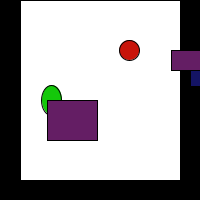
Frame 1 (no input)
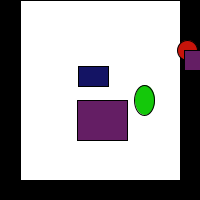
Frame 60 (the mouse pressed at the canvas centre just before this capture)
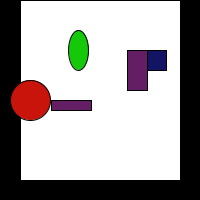
Frame 120 (the mouse held since frame 60 and released just before this capture)

The Processing sketch that drew these frames (run headless with seeded random() and noise(); from frame 60 on, the mouse is pressed at the canvas centre):

// Processing sketch: processing_91177
// ── processing_91177.pde

void setup()
{
 size(200, 200);
}
  
void draw()
{
  background(0);
  fill(255);
  rect(20, 0, width - 40, height - 20);
  if(mouseX < 20 || mouseX > width - 20 || mouseY > height - 20)
  {
    float [] posX = {random(200), random(200), random(200), random(200), random(200)};
    fill(200,20,10);
    ellipseMode(CENTER);
    ellipse(posX[0], width/4, 20, 20);
    fill(20,200,10);
    ellipse(posX[1], width/2, 20, 30);
    fill(20,20,100);
    rect(posX[2], width/3, 30, 20);
    fill(100,30,100);
    rect(posX[3], width/2, 50, 40);
    rect(posX[4], width/4, 40, 20);
  } 
  else
  {
  float [] posA = {random(200), random(200), random(200), random(200), random(200)};
  fill(200,20,10);
  ellipseMode(CENTER);
  ellipse(posA[0], width/2, 40, 40);
  fill(20,200,10);
  ellipse(posA[1], width/4, 20, 40);
  fill(20,20,100);
  rect(posA[2], width/4, 20, 20);
  fill(100,30,100);
  rect(posA[3], width/4, 20, 40);
  rect(posA[4], width/2, 40, 10);
  }
}
